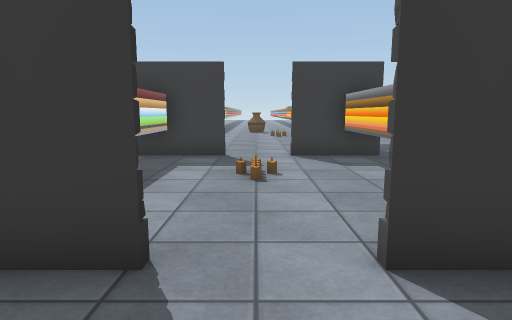
View 1 (above)

13 first-person views from a walk through a Unity game level. The camera is 1.2 m above the floor, tilts 8° down and sees 75° across. The floor is counted in squares, 1 m on a side. Each view is taken from the middle of a square. On the plan, view 1 faces up. The plan holds only what a view shows up to about 14 squares ahead; the rest is blank. The place goes on beyond the plan. The player is left out. Some surface patterns are stand-ins.

View 2
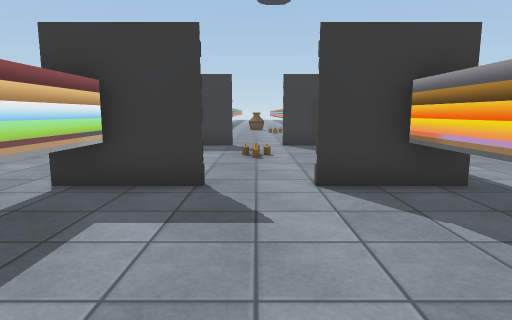

View 3
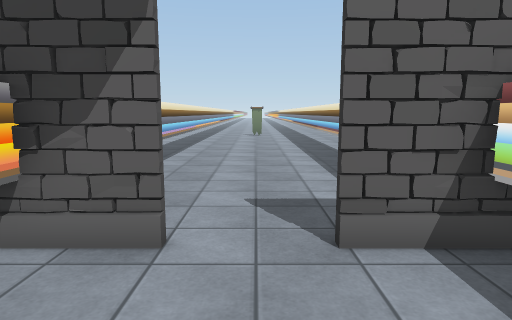

View 4
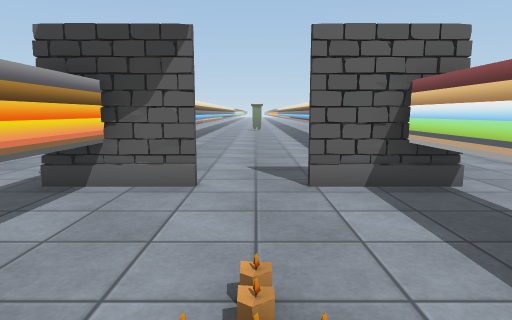

View 5
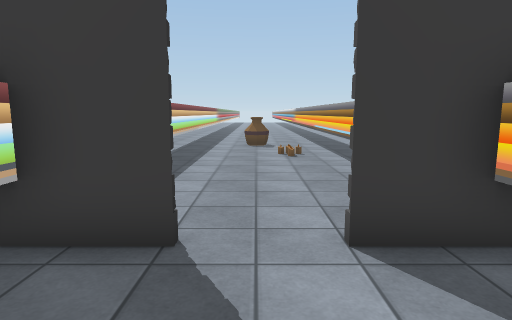

View 6
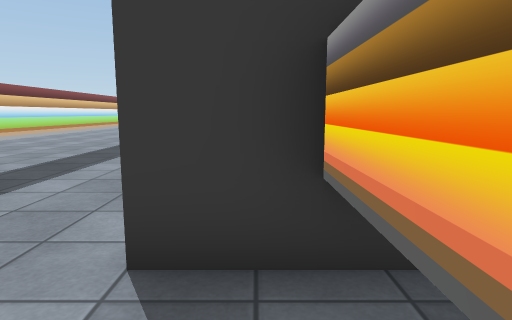

View 7
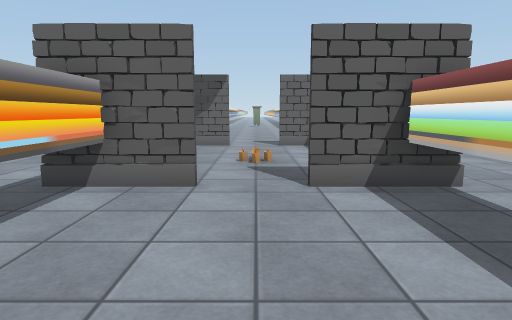

View 8
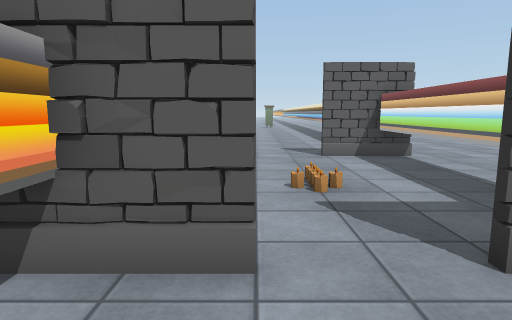

View 9
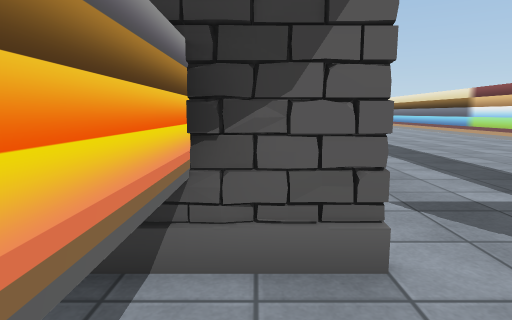

View 10
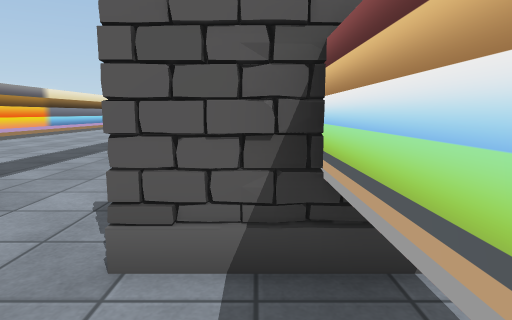

View 11
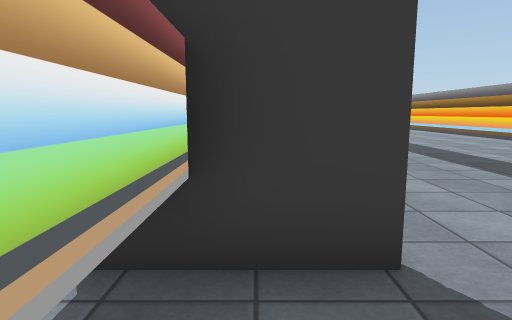

View 12
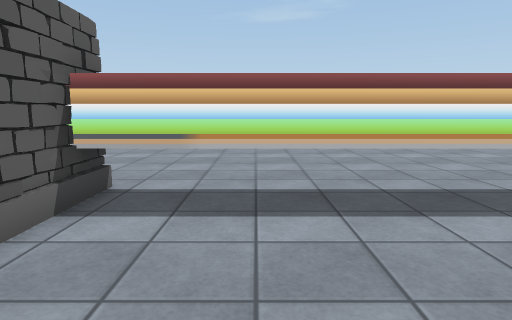

View 13
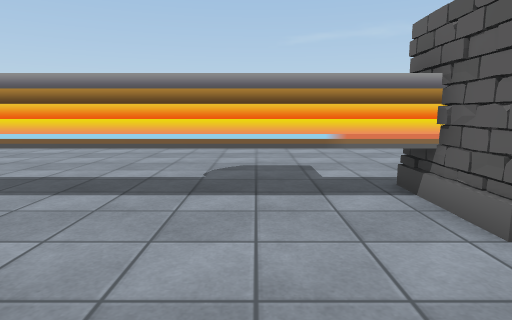

### Floor plan
Points are (right, up) in squares from view 1. A wall is a line through its corners. A room is listed if a view was taken in it or the views show most of it. See-through windows are left out.
Room 1 (views 1, 2)
walls: (2.5, -7.5) (2.5, 2.4); (-0.9, 2.4) (-3.4, 2.4); (-2.5, 1.9) (-2.5, -7.5); (3.4, 2.4) (1, 2.4)
ways out: opening at (0.5, 2) to room 2
Room 2 (views 3, 4, 5, 6, 9, 10, 11)
walls: (-0.7, 9.4) (-3.2, 9.4); (0.9, 2.6) (3.5, 2.6); (1.1, 2.6) (1.5, 2.3); (-2.5, 8.9) (-2.5, 1.9); (1.9, 2.5) (2.5, 2.6); (2.5, 2.4) (2.5, 9.4); (3.3, 9.4) (1, 9.4); (-3.5, 2.6) (-0.9, 2.6)
ways out: opening at (0.5, 2) to room 1; opening at (0.5, 9) to room 3
Room 3 (views 7, 8, 12, 13)
walls: (-2.5, 20.1) (-2.5, 8.9); (0.9, 9.5) (3.6, 9.5); (2.5, 9.4) (2.5, 20.1); (-3.5, 9.5) (-0.9, 9.5)
ways out: opening at (0.5, 9) to room 2

Positions as (right, up) in squares from view 1, and headings:
1: (0, 0), facing up
2: (0, -3), facing up
3: (0, 6), facing down
4: (0, 8), facing down
5: (0, 6), facing up
6: (2, 7), facing up
7: (0, 15), facing down
8: (1, 12), facing down
9: (2, 5), facing down
10: (-2, 5), facing down
11: (-2, 7), facing up
12: (2, 12), facing left
13: (-2, 12), facing right
